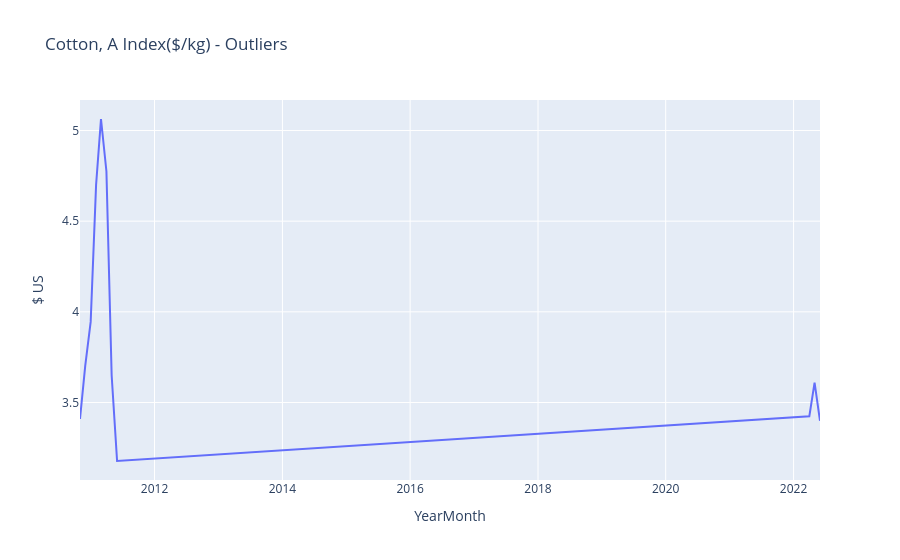

The code cell stored with this chart in its notebook:
### Code cell
cotton_outliers_trace = go.Scatter(x=wb_cotton_outliers_df.index, y=wb_cotton_outliers_df['Cotton, A Index($/kg)'], mode='lines', name='Cotton, A Index($/kg)')
# Define layout for the plot
layout = go.Layout(
    title='Cotton, A Index($/kg) - Outliers',
    xaxis=dict(title='YearMonth'),
    yaxis=dict(title='$ US')
)

# Create figure and plot
fig = go.Figure(data=cotton_outliers_trace, layout=layout)

# Display the interactive plot
fig.show()

### Figure 1 — Plotly figure (JSON) as saved in the notebook; plotly's stock layout.template omitted (floating-point values rounded to 4 significant figures)
{"data": [{"mode": "lines", "name": "Cotton, A Index($/kg)", "type": "scatter", "x": ["2010-11-01T00:00:00", "2010-12-01T00:00:00", "2011-01-01T00:00:00", "2011-02-01T00:00:00", "2011-03-01T00:00:00", "2011-04-01T00:00:00", "2011-05-01T00:00:00", "2011-06-01T00:00:00", "2022-04-01T00:00:00", "2022-05-01T00:00:00", "2022-06-01T00:00:00"], "y": [3.41, 3.703, 3.945, 4.7, 5.063, 4.776, 3.649, 3.178, 3.424, 3.61, 3.399]}], "layout": {"autosize": true, "title": {"text": "Cotton, A Index($/kg) - Outliers"}, "xaxis": {"autorange": true, "range": ["2010-11-01", "2022-06-01"], "title": {"text": "YearMonth"}, "type": "date"}, "yaxis": {"autorange": true, "range": [3.073, 5.168], "title": {"text": "$ US"}, "type": "linear"}}}
